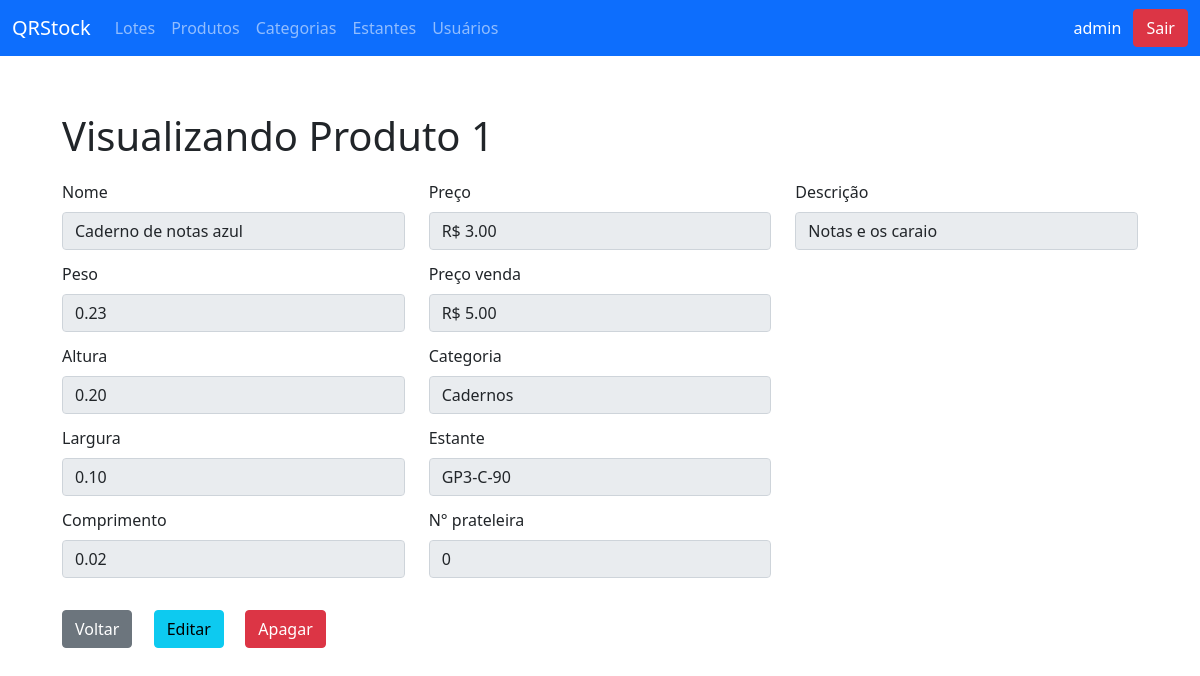
Page /product/1 (signed in) on the earlier database version.
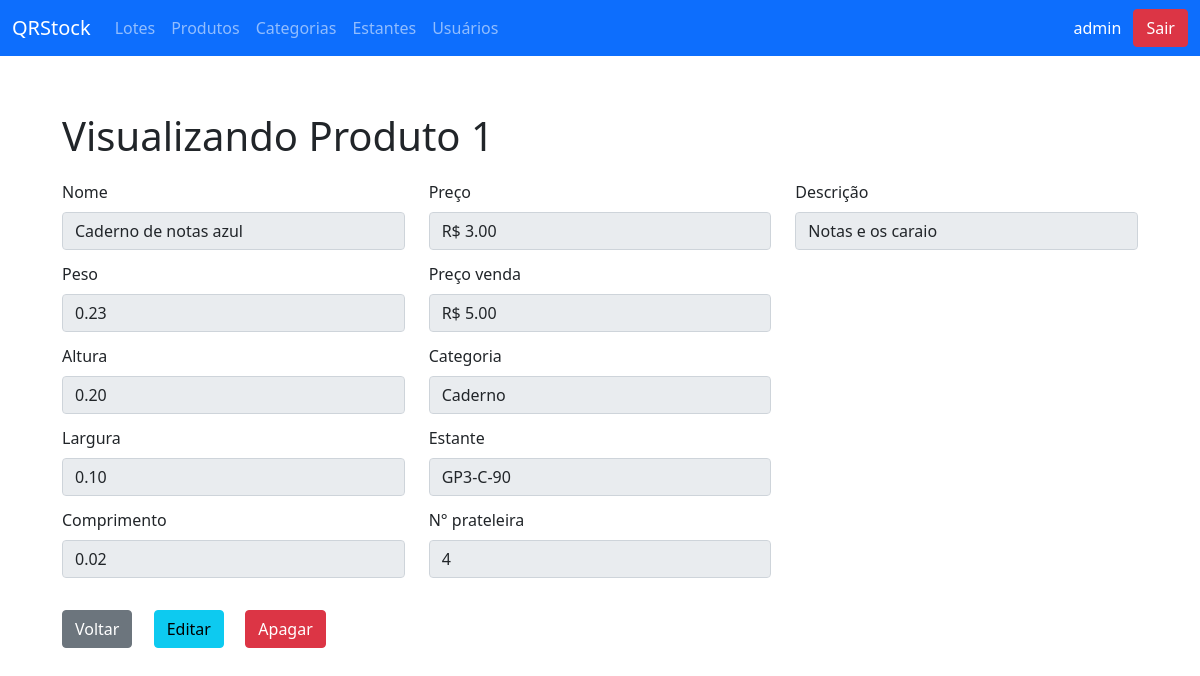
Same page on the later database version.
### QRcodeStock/models.py (models this page shows, shortened)
class Produto(models.Model):
    id_categoria = models.ForeignKey(Categoria,
                                     on_delete=models.CASCADE,
                                     verbose_name='ID Categoria')
    qr_code_url = models.CharField(max_length=50)
    nome = models.CharField(max_length=50)
    peso = models.DecimalField(max_digits=5, decimal_places=2)
    altura = models.DecimalField(max_digits=3, decimal_places=2, default=1.00)
    largura = models.DecimalField(max_digits=3, decimal_places=2, default=1.00)
    comprimento = models.DecimalField(max_digits=3,
                                      decimal_places=2,
                                      default=1.00,
                                      blank=True, null=True)
    descricao = models.CharField(max_length=350)
    num_prateleira = models.IntegerField(default=0)
    valor_compra = models.DecimalField(max_digits=10,
                                       decimal_places=2,
                                       default=10.00)
    valor_venda = models.DecimalField(max_digits=12,
                                      decimal_places=2,
                                      default=15.00)
    id_estante = models.ForeignKey(Estante,
                                   on_delete=models.CASCADE,
                                   verbose_name='ID Estante')
    numero_prateleira = models.IntegerField()
    class Meta:
        verbose_name_plural = 'Produtos'

class Categoria(models.Model):
    nome = models.CharField(max_length=50)
    descricao = models.CharField(max_length=100)
    class Meta:
        verbose_name_plural = 'Categorias'

class Estante(models.Model):
    codigo = models.CharField(max_length=50)
    galpao = models.CharField(max_length=50)
    corredor = models.CharField(max_length=50)
    quantidade_prateleiras = models.IntegerField(blank=True, null=True)
    class Meta:
        verbose_name_plural = 'Estantes'

### QRcodeStock/views.py (the view)
# urls.py: path('product/<int:id>', show_product, name='url_show_product'),
@login_required
def show_product(request, id):
    product = Produto.objects.get(id=id)
    context = {'titulo': 'QRStock - Produto', 'produto': product}
    return render(request, 'show/produto.html', context)

### QRcodeStock/templates/show/produto.html
{% extends 'base.html' %}
{% block conteudo %}
  <div class="container-md" style="margin: 56px auto 32px; padding: 0 32px;">
    <div class="row">
      <div class="col-md-12">
        <h1>Visualizando Produto {{ produto.id }}</h1>
      </div>
    </div>
    <div class="row" style="margin-top: 12px;">
      <form class="col-md-12">
        <div class="row">
          <div class="col-md-4">
            <label for="name" class="form-label">Nome</label>
            <input type="text" value="{{ produto.nome }}"
                   class="form-control" id="name" readonly required>
          </div>
          <div class="col-md-4">
            <label for="price" class="form-label">Preço</label>
            <input type="text" value="R$ {{ produto.valor_compra }}"
                   class="form-control" id="price" readonly required>
          </div>
          <div class="col-md-4">
            <label for="description" class="form-label">Descrição</label>
            <input type="text" value="{{ produto.descricao }}"
                   class="form-control" id="description" readonly required>
          </div>
        </div>
        <div class="row" style="margin-top: 12px;">
          <div class="col-md-4">
            <label for="peso" class="form-label">Peso</label>
            <input type="text" value="{{ produto.peso }}"
                   class="form-control" id="peso" readonly required>
          </div>
          <div class="col-md-4">
            <label for="preco_venda" class="form-label">Preço venda</label>
            <input type="text" value="R$ {{ produto.valor_venda }}"
                   class="form-control" id="preco_venda" readonly required>
          </div>
        </div>
        <div class="row" style="margin-top: 12px;">
          <div class="col-md-4">
            <label for="altura" class="form-label">Altura</label>
            <input type="text" value="{{ produto.altura }}"
                   class="form-control" id="altura" readonly required>
          </div>
          <div class="col-md-4">
            <label for="categoria" class="form-label">Categoria</label>
            <input type="text" value="{{ produto.id_categoria.nome }}"
                   class="form-control" id="categoria" readonly required>
          </div>
        </div>
        <div class="row" style="margin-top: 12px;">
          <div class="col-md-4">
            <label for="largura" class="form-label">Largura</label>
            <input type="text" value="{{ produto.largura }}"
                   class="form-control" id="largura" readonly required>
          </div>
          <div class="col-md-4">
            <label for="estante" class="form-label">Estante</label>
            <input type="text" value="{{ produto.id_estante.codigo }}"
                   class="form-control" id="estante" readonly required>
          </div>
        </div>
        <div class="row" style="margin-top: 12px;">
          <div class="col-md-4">
            <label for="comprimento" class="form-label">Comprimento</label>
            <input type="text" value="{{ produto.comprimento }}"
                   class="form-control" id="comprimento" readonly required>
          </div>
          <div class="col-md-4">
            <label for="prateleira" class="form-label">N° prateleira</label>
            <input type="text" value="{{ produto.num_prateleira }}"
                   class="form-control" id="prateleira" readonly required>
          </div>
        </div>
        <div class="row" style="margin-top: 32px;">
          <div class="col-md-1">
              <a href="/products/">
            <button type="button" class="btn btn-secondary">Voltar</button>
                  </a>
          </div>
          <div class="col-md-1">
              <a href="{% url 'url_edit_product' produto.id %}">
            <button type="button" class="btn btn-info">Editar</button>
                  </a>
          </div>
          <div class="col-md-1">
              <a href="{% url 'url_delete_product' produto.id %}">
              <button type="button" class="btn btn-danger">Apagar</button>
                    </a>
          </div>
        </div>
      </form>
    </div>
  </div>
{% endblock %}

Differences in the rows shown:
changed Produto "Caderno de notas azul": id_categoria.nome "Cadernos" → "Caderno"; num_prateleira "0" → "4"
